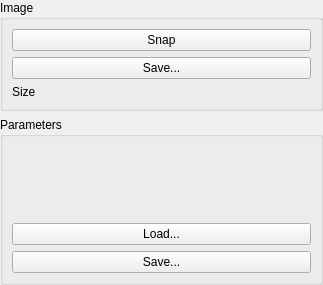
<?xml version="1.0" encoding="UTF-8"?>
<ui version="4.0">
 <class>CBitmapSupplierGuiComp</class>
 <widget class="QWidget" name="CBitmapSupplierGuiComp">
  <property name="geometry">
   <rect>
    <x>0</x>
    <y>0</y>
    <width>323</width>
    <height>285</height>
   </rect>
  </property>
  <property name="windowTitle">
   <string>Form</string>
  </property>
  <layout class="QVBoxLayout">
   <property name="margin">
    <number>0</number>
   </property>
   <item>
    <widget class="QGroupBox" name="groupBox">
     <property name="sizePolicy">
      <sizepolicy hsizetype="Preferred" vsizetype="Maximum">
       <horstretch>0</horstretch>
       <verstretch>0</verstretch>
      </sizepolicy>
     </property>
     <property name="title">
      <string>Image</string>
     </property>
     <layout class="QVBoxLayout">
      <item>
       <widget class="QPushButton" name="SnapImageButton">
        <property name="sizePolicy">
         <sizepolicy hsizetype="Preferred" vsizetype="Fixed">
          <horstretch>0</horstretch>
          <verstretch>0</verstretch>
         </sizepolicy>
        </property>
        <property name="text">
         <string>Snap</string>
        </property>
       </widget>
      </item>
      <item>
       <widget class="QPushButton" name="SaveImageButton">
        <property name="sizePolicy">
         <sizepolicy hsizetype="Preferred" vsizetype="Fixed">
          <horstretch>0</horstretch>
          <verstretch>0</verstretch>
         </sizepolicy>
        </property>
        <property name="text">
         <string>Save...</string>
        </property>
       </widget>
      </item>
      <item>
       <widget class="QFrame" name="ImageParamsLabel">
        <property name="frameShape">
         <enum>QFrame::NoFrame</enum>
        </property>
        <property name="frameShadow">
         <enum>QFrame::Raised</enum>
        </property>
        <layout class="QHBoxLayout">
         <property name="margin">
          <number>0</number>
         </property>
         <item>
          <widget class="QLabel" name="label">
           <property name="text">
            <string>Size</string>
           </property>
          </widget>
         </item>
         <item>
          <widget class="QLabel" name="SizeLabel">
           <property name="text">
            <string/>
           </property>
           <property name="alignment">
            <set>Qt::AlignRight|Qt::AlignTrailing|Qt::AlignVCenter</set>
           </property>
          </widget>
         </item>
        </layout>
       </widget>
      </item>
     </layout>
    </widget>
   </item>
   <item>
    <widget class="QGroupBox" name="ParamsGB">
     <property name="title">
      <string>Parameters</string>
     </property>
     <layout class="QVBoxLayout">
      <property name="spacing">
       <number>6</number>
      </property>
      <property name="margin">
       <number>9</number>
      </property>
      <item>
       <widget class="QFrame" name="ParamsFrame">
        <property name="frameShape">
         <enum>QFrame::NoFrame</enum>
        </property>
        <property name="frameShadow">
         <enum>QFrame::Raised</enum>
        </property>
        <layout class="QVBoxLayout">
         <property name="spacing">
          <number>6</number>
         </property>
         <property name="margin">
          <number>0</number>
         </property>
        </layout>
       </widget>
      </item>
      <item>
       <widget class="QPushButton" name="LoadParamsButton">
        <property name="sizePolicy">
         <sizepolicy hsizetype="Preferred" vsizetype="Fixed">
          <horstretch>0</horstretch>
          <verstretch>0</verstretch>
         </sizepolicy>
        </property>
        <property name="text">
         <string>Load...</string>
        </property>
       </widget>
      </item>
      <item>
       <widget class="QPushButton" name="SaveParamsButton">
        <property name="sizePolicy">
         <sizepolicy hsizetype="Preferred" vsizetype="Fixed">
          <horstretch>0</horstretch>
          <verstretch>0</verstretch>
         </sizepolicy>
        </property>
        <property name="text">
         <string>Save...</string>
        </property>
       </widget>
      </item>
     </layout>
    </widget>
   </item>
  </layout>
 </widget>
 <resources/>
 <connections/>
</ui>
